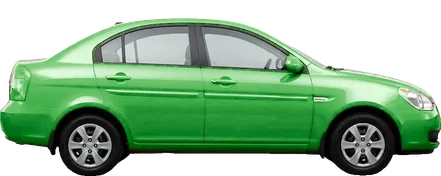
#> input picture test/fixtures/green/haz-21-volha.webp, 441 x 176 px; its folder holds only this picture in this run
$ python -i normalize_cars.py   (imports and definitions only)
#> lines starting #> are read from the running program, lines starting #| are printed output that depends on the picture
#> further down, picture is the input picture: PIL image 441x176 RGBA; mean R, G, B, A 63.4, 99.5, 66.4, 158
"""Put every car photo on a canvas of the same shape (CANVAS_RATIO wide : 1 high), wheels on the bottom edge.

Shown with object-fit: contain, all cars then come out at the same scale: same length on screen, and a tall SUV
really looks taller than a low hypercar (instead of every car being blown up to fill its box).
Run once over public/cars:  python -I tools/normalize_cars.py   (safe to repeat: it re-crops first).
"""
import os
import sys
from PIL import Image

CANVAS_RATIO = 2.5
ROOT = os.path.dirname(os.path.dirname(os.path.abspath(__file__)))
OUT = os.path.join(ROOT, 'public', 'cars')


def fit_canvas(img):
    img = img.convert('RGBA')
    bbox = img.getchannel('A').point(lambda v: 255 if v > 20 else 0).getbbox()
#> bbox = (0, 18, 441, 176)
    if bbox:
        img = img.crop(bbox)
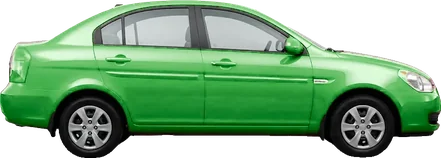
#> img: PIL image 441x158 RGBA; mean R, G, B, A 69.9, 110, 73.3, 176; transparent parts drawn white
    w, h = img.size
#> w = 441; h = 158
    if w / h >= CANVAS_RATIO:
        cw, ch = w, round(w / CANVAS_RATIO)
#> cw = 441; ch = 176
    else:  # taller than the canvas (Fiat 500, big SUVs): pad the sides instead
        cw, ch = round(h * CANVAS_RATIO), h
    canvas = Image.new('RGBA', (cw, ch), (0, 0, 0, 0))
#> canvas: PIL image 441x176 RGBA; every value is 0
    canvas.paste(img, ((cw - w) // 2, ch - h))
    return canvas


def main():
    sys.stdout.reconfigure(encoding='utf-8')
    n = 0
    for f in sorted(os.listdir(OUT)):
        if not f.lower().endswith('.webp'):
            continue
        p = os.path.join(OUT, f)
        fit_canvas(Image.open(p)).save(p, 'WEBP', quality=86, method=6)
        n += 1
    print(f'Готово: {n} фото на однаковому полотні {CANVAS_RATIO}:1')


# [2 lines not run here, left out]

>>> from PIL import Image
>>> picture = Image.open('../test/fixtures/green/haz-21-volha.webp')
>>> result = fit_canvas(picture)
